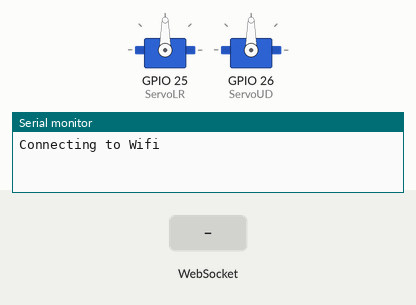
The sketch below on a simulated ESP32. On the bench: 2 × servo, the last lines printed to the serial monitor. The test bench sets the inputs (shaded band). WiFi joins after 1.5 s; servers stay silent unless stated.

Above: at 2.2 s.
2.3 s: WebSocket text "1" received
At 4.5 s:
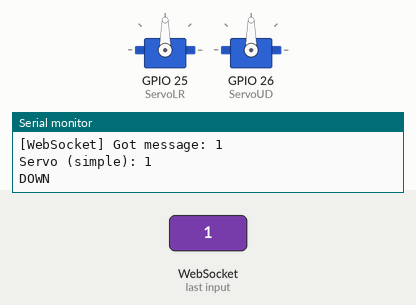
4.8 s: WebSocket text "2" received
At 5.4 s:
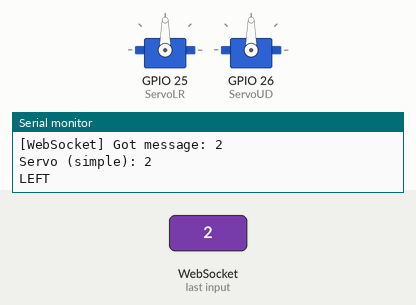
Timing chart, 0 to 7.8 s (numbered marks = the images above; inputs shaded):
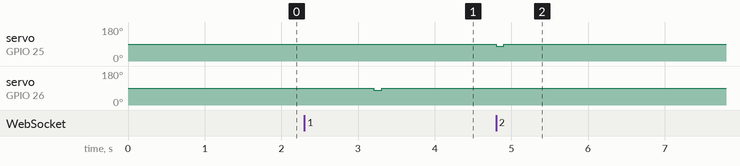

Measured:
- after the input at 2.3 s, servo on GPIO 26 (ServoUD): 90° → 79° after 0.91 s, → 90° 0.10 s later
- after the input at 4.8 s, servo on GPIO 25 (ServoLR): 90° → 79° at once, → 90° 0.10 s later

The sketch:

Servo.ino
```cpp
#include <WiFi.h>
#include <string.h>
#include <WebSocketsClient.h>
#include <ArduinoJson.h>
#include <ESP32Servo.h>

#define MAX_LEFT -2000
#define MAX_RIGHT 2000
#define MAX_UP 1200
#define MAX_DOWN -2000
Servo ServoLR;
Servo ServoUD;

#define CMD_WIFI  1
#define CMD_SERVO 2

enum Mode {
    MODE_WIFI_CONFIG,
    MODE_WEBSOCKET_CONFIG,
    MODE_PROCESSING
};

Mode mode = MODE_WIFI_CONFIG;

WebSocketsClient webSocket;

char websocket_host[20] = "192.168.4.1";
uint16_t websocket_port = 80;
char websocket_path[10] = "/ws";

StaticJsonDocument<200> doc;

char ssid[50] = "ESP32_Gateway";
char password[50] = "12345678";
int servoAction = 0;

unsigned long startTime = 0;
int intervalTime = 100;      // thời gian quay (ms)
int static thresholdLR=0, thresholdUD=0;
bool running = false;

bool wifi_flag = true;
bool websocket_initialized = false;
bool servo_flag = false;
int changing_wifi_time = 0;

//
void connectToWiFi(const char* ssid, const char* password);
void webSocketEvent(WStype_t type, uint8_t * payload, size_t length);
void readGatewayMessage(char message[]);
void controlServo();

void setup() {
  Serial.begin(115200);
  ServoLR.attach(25);  // LR
  ServoUD.attach(26);  // UD
  ServoLR.write(90);   // Dừng mặc định
  ServoUD.write(90);
  delay(1000);
}

void loop() {
  webSocket.loop();  // Luôn chạy WebSocket vòng lặp

  switch(mode) {
    case MODE_WIFI_CONFIG:
      if (wifi_flag) {
        delay(500);
        webSocket.disconnect();
        websocket_initialized = false;

        connectToWiFi(ssid, password);

        wifi_flag = false;
        changing_wifi_time++;
        mode = MODE_WEBSOCKET_CONFIG;
      }
      break;

    case MODE_WEBSOCKET_CONFIG:
      if (!websocket_initialized) {
      //  delay(1000);
        Serial.print(websocket_host);
        Serial.print("  ");
        Serial.print(websocket_port);
        Serial.print("  ");
        Serial.print(websocket_path);
        Serial.println("  ");
        webSocket.begin(websocket_host, websocket_port, websocket_path);
        webSocket.onEvent(webSocketEvent);
        webSocket.setReconnectInterval(2000);
        websocket_initialized = true;

      if (changing_wifi_time == 1)
        mode = MODE_WEBSOCKET_CONFIG;
      else
        mode = MODE_PROCESSING;
      }

    case MODE_PROCESSING:
      if(servo_flag){
        controlServo();
        // Serial.print("LR: ");
        // Serial.print(ServoLR.read());
        // Serial.print("   UD: ");
        // Serial.println(ServoUD.read());
      }
      break;
    default:
      break;
  }
}

void connectToWiFi(const char* ssid, const char* password){
  WiFi.disconnect(true);
  delay(200);
  WiFi.begin(ssid, password);
  Serial.print("Connecting to Wifi");

  while (WiFi.status() != WL_CONNECTED) {
    delay(500);
    Serial.print(".");
  }

  Serial.print("\n");
  Serial.print(WiFi.SSID());
  Serial.println(" connected!");
}

void webSocketEvent(WStype_t type, uint8_t * payload, size_t length) {
  switch (type) {
    case WStype_CONNECTED:
      Serial.println("[WebSocket] Connected to Gateway.");
      webSocket.sendTXT("{\"device\": \"esp-servo\"}");
      break;

    case WStype_DISCONNECTED:
      Serial.println("[WebSocket] Disconnected to gateway.");
      break;

    case WStype_TEXT:{
      Serial.printf("[WebSocket] Got message: %s\n", payload);
      // Tạo document tạm để kiểm tra nội dung là số hay object
      StaticJsonDocument<64> tempDoc;
      DeserializationError err = deserializeJson(tempDoc, payload);
      if (err) {
        Serial.print("Lỗi JSON (WS TEXT): ");
        Serial.println(err.f_str());
        return;
      }

      JsonVariant variant = tempDoc.as<JsonVariant>();
      if (variant.is<int>()) {
        // Nếu chỉ là một số
        servoAction = variant.as<int>();
        Serial.printf("Servo (simple): %d\n", servoAction);
        servo_flag = true;
      } else {
        // Nếu là object (dạng { "cmd": ... })
        readGatewayMessage((char*)payload);
      }
      break;
    }
    default:
      break;
    }
}

void readGatewayMessage(char json[]) {
  //Serial.println(json);
  DeserializationError err = deserializeJson(doc, json);
  if (err) {
    Serial.print("Lỗi JSON: ");
    Serial.println(err.f_str());
    return;
  }

  int cmd = doc["cmd"];
  switch(cmd) {
    case CMD_WIFI:
      strcpy(ssid, doc["ssid"]);
      strcpy(password, doc["password"]);
      strcpy(websocket_host,"18.141.13.46");
      websocket_port = 8000;
      strcpy(websocket_path,"/ws/esp32");
      Serial.printf("ssid: %s | password: %s\n", ssid, password);
      delay(200);
      webSocket.sendTXT("{\"cmd\": 10, \"device\": 1}");
      Serial.printf("Sent cmd: 10, device: 1");
      delay(1000);

      wifi_flag = true;
      mode = MODE_WIFI_CONFIG;

    //  websocket_initialized = false; // Để kết nối lại WebSocket ở IP mới
    break;
    // case CMD_SERVO:
    //   servoAction = doc["servo"];
    //   Serial.printf("Servo: %d\n", servoAction);
    //   servo_flag = true;
    //   break;

    default:
      break;
  }
}

void controlServo() {
  int clockwise = servoAction;

  // Nếu chưa quay → bắt đầu
  if (!running) {
    if (clockwise == 4 && thresholdLR < MAX_RIGHT) {
      thresholdLR += intervalTime;
      ServoLR.write(105);  // quay phải
      Serial.println("RIGHT");
    }
    else if (clockwise == 2 && thresholdLR > MAX_LEFT) {
      thresholdLR -= intervalTime;
      ServoLR.write(79);   // quay trái
      Serial.println("LEFT");
    }
    else if (clockwise == 1 && thresholdUD > MAX_DOWN) {
      thresholdUD -= intervalTime;
      ServoUD.write(79);   // quay xuống
      Serial.println("DOWN");
    }
    else if (clockwise == 3 && thresholdUD < MAX_UP) {
      thresholdUD += intervalTime;
      ServoUD.write(105);  // quay lên
      Serial.println("UP");
    }
    else
    {
      ServoUD.write(90);
      ServoLR.write(90);
    }

    startTime = millis();

    running = true;
  }

  // Nếu đang quay → kiểm tra thời gian dừng
  if (running && millis() - startTime >= intervalTime) {
    ServoLR.write(90);   // Dừng
    ServoUD.write(90);
    running = false;
    servo_flag = false;
  }
}
```
